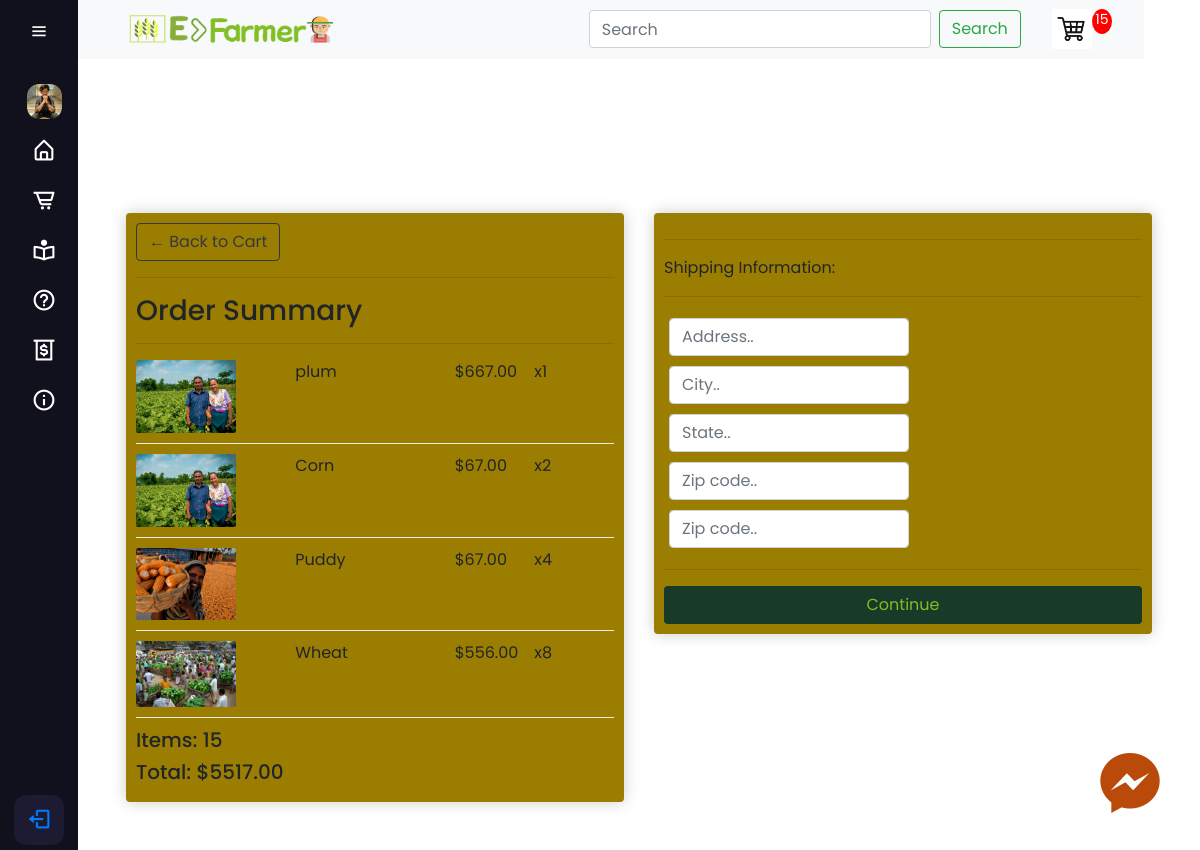
Before: /checkout/ (signed in) with the older database file.
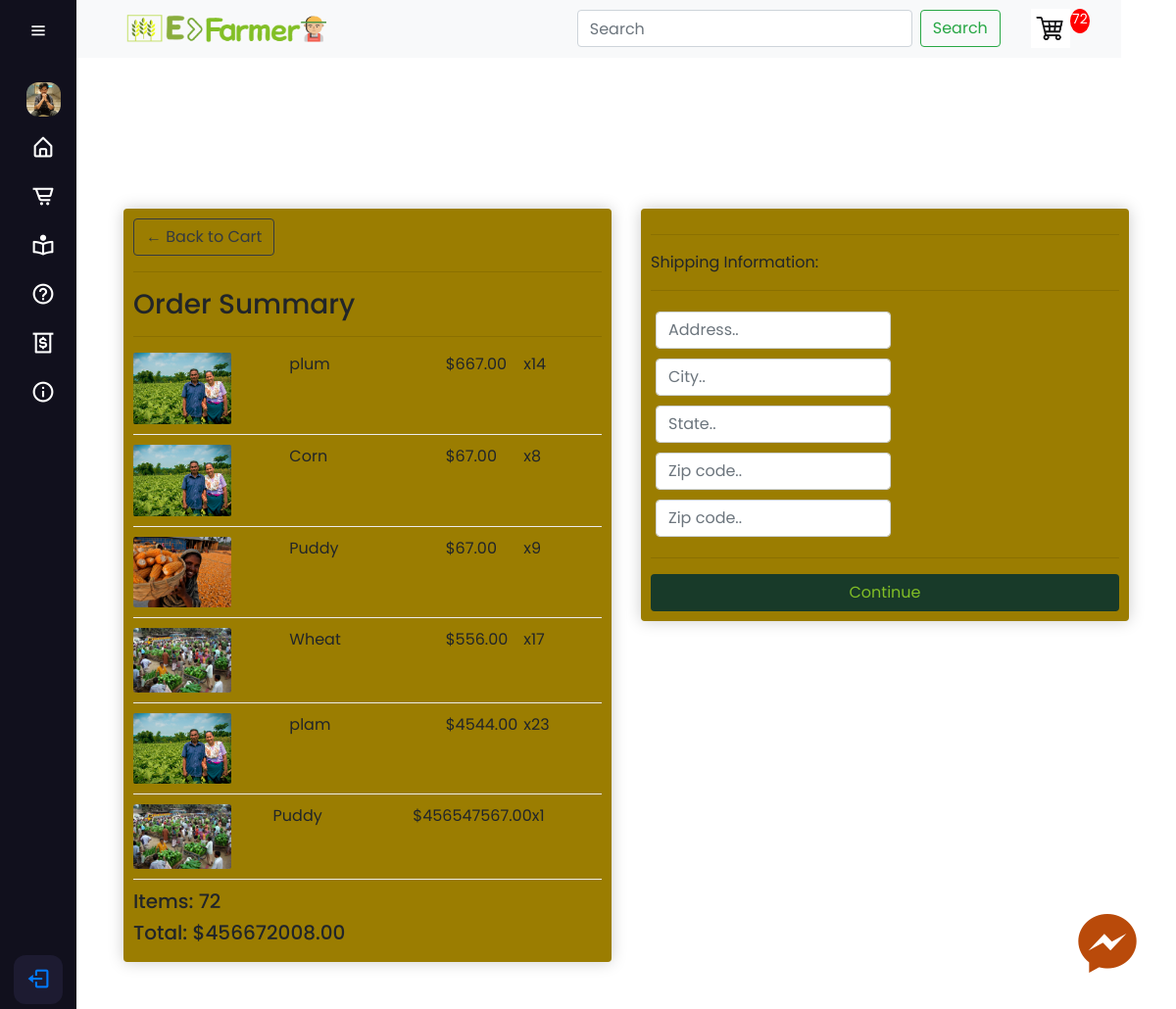
After: the same page with the newer database file.
### farmer/models/seedModels.py (models this page shows, shortened)
class OrderItem(models.Model):
	product = models.ForeignKey(Product, on_delete=models.SET_NULL, null=True)
	order = models.ForeignKey(Order, on_delete=models.SET_NULL, null=True)
	quantity = models.IntegerField(default=0, null=True, blank=True)
	date_added = models.DateTimeField(auto_now_add=True)
	@property
	def get_total(self):
		total = self.product.price * self.quantity
		return total

class Product(models.Model):
	name = models.CharField(max_length=200)
	price = models.FloatField()
	digital = models.BooleanField(default=False,null=True, blank=True)
	image = models.ImageField(null=True, blank=True)
	@property
	def imageURL(self):
		try:
			url = self.image.url
		except:
			url = ''
		return url

class Order(models.Model):
	customer = models.ForeignKey(Customer, on_delete=models.SET_NULL, null=True, blank=True)
	date_ordered = models.DateTimeField(auto_now_add=True)
	complete = models.BooleanField(default=False)
	transaction_id = models.CharField(max_length=100, null=True)
	@property
	def shipping(self):
		shipping = False
		orderitems = self.orderitem_set.all()
		for i in orderitems:
			if i.product.digital == False:
				shipping = True
		return shipping
	@property
	def get_cart_total(self):
		orderitems = self.orderitem_set.all()
		total = sum([item.get_total for item in orderitems])
		return total
	@property
	def get_cart_items(self):
		orderitems = self.orderitem_set.all()
		total = sum([item.quantity for item in orderitems])
		return total

### farmer/views.py (the view)
# urls.py: path('checkout/', views.checkout, name="checkout"),
def checkout(request):
	data = cartData(request)
	cartItems = data['cartItems']
	order = data['order']
	items = data['items']
	context = {'items':items, 'order':order, 'cartItems':cartItems}
	return render(request, 'farmer/store/checkout.html', context)

### farmer/utils.py (called while the page is built)
def cartData(request):
	if request.user.is_authenticated:
		customer = request.user.customer
		order, created = Order.objects.get_or_create(customer=customer, complete=False)
		items = order.orderitem_set.all()
		cartItems = order.get_cart_items
	else:
		cookieData = cookieCart(request)
		cartItems = cookieData['cartItems']
		order = cookieData['order']
		items = cookieData['items']
	return {'cartItems':cartItems ,'order':order, 'items':items}

### farmer/templates/farmer/store/checkout.html (shortened to what this page needs)
{% extends 'farmer/main.html' %}
{% load static %}
{% block content %}
    <div class="mt-5 pt-5">
        <div class="row p-5 pt-5">
            <div class="col-lg-6">
                <div class="box-element">
                    <a  class="btn btn-outline-dark" href="{% url 'cart' %}">&#x2190; Back to Cart</a>
                    <hr>
                    <h3>Order Summary</h3>
                    <hr>
                    {% for item in items %}
                    <div class="cart-row">
                        <div style="flex:2"><img class="row-image" src="{{item.product.imageURL}}"></div>
                        <div style="flex:2"><p>{{item.product.name}}</p></div>
                        <div style="flex:1"><p>${{item.product.price|floatformat:2}}</p></div>
                        <div style="flex:1"><p>x{{item.quantity}}</p></div>
                    </div>
                    {% endfor %}
                    <h5>Items:   {{order.get_cart_items}}</h5>
                    <h5>Total:   ${{order.get_cart_total|floatformat:2}}</h5>
                </div>
            </div>
            <div class="col-lg-6">
                <div class="box-element" id="form-wrapper">
                    <form id="form">
                        <div id="shipping-info">
                            <hr>
                            <p>Shipping Information:</p>
                            <hr>
                            <div class="form-field">
                                <input class="form-control" type="text" name="address" placeholder="Address..">
                            </div>
                            <div class="form-field">
                                <input class="form-control" type="text" name="city" placeholder="City..">
                            </div>
                            <div class="form-field">
                                <input class="form-control" type="text" name="state" placeholder="State..">
                            </div>
                            <div class="form-field">
                                <input class="form-control" type="text" name="zipcode" placeholder="Zip code..">
                            </div>
                            <div class="form-field">
                                <input class="form-control" type="text" name="country" placeholder="Zip code..">
                            </div>
                        </div>
                        <hr>
                        <input style="background-color: #183a29; color: #81be26;" id="form-button" class="btn btn-block" type="submit" value="Continue">
                    </form>
                </div>
                <br>
            </div>
        </div>
    </div>
{% endblock content %}

Changed rows visible on the page:
changed OrderItem "plum": quantity "1" → "14"
changed OrderItem "Corn": quantity "2" → "8"
changed OrderItem (number 3 of 6 on the later page): quantity "4" → "9"
changed OrderItem "Wheat": quantity "8" → "17"
added OrderItem: product.imageURL (picture), product.name "plam", product.price "4544.00", quantity "23"
added OrderItem: product.imageURL (picture), product.name "Puddy", product.price "456547567.00", quantity "1"
changed through a linked row, Order: get_cart_items "15" → "72"; get_cart_total "5517.00" → "456672008.00"
Other visible differences:
{{ cartItems }}: "15" → "72"
